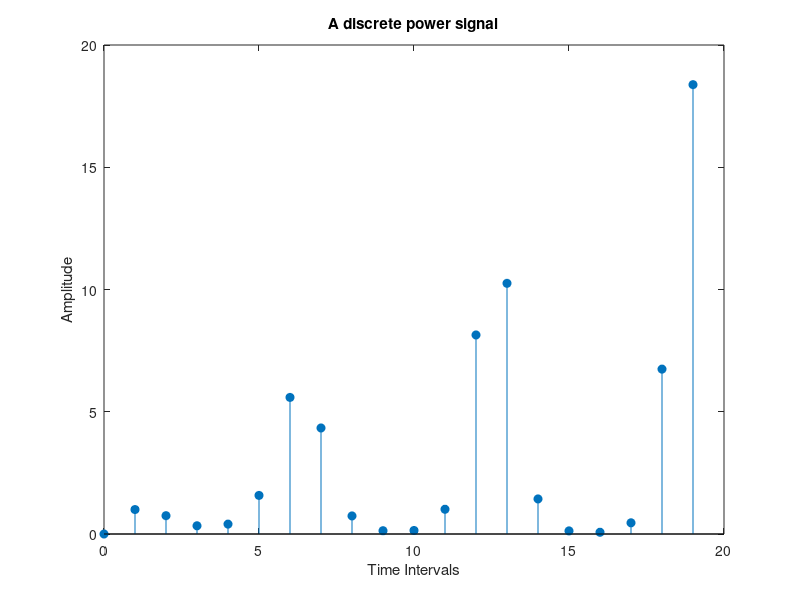

MATLAB code to generate this figure:
t = 0:19;
delta_t = 1;  T = 2;
x = (t.^cos(t));
stem(t, x, 'filled');
title('A discrete power signal');
ylabel('Amplitude');
xlabel('Time Intervals');

power = sum((x))*(delta_t/T);

disp('This is Total Power of the signal: ');
disp(power);
